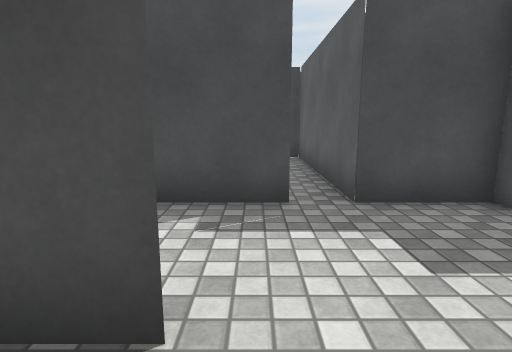
View 1 (above)

24 first-person views from a walk through a Unity game level. The camera is 1.2 m above the floor, tilts 10° down and sees 80° across. The floor is counted in squares, 1 m on a side. Each view is taken from the middle of a square. On the plan, view 1 faces up. The plan holds only what a view shows up to about 13 squares ahead; the rest is blank. The place goes on beyond the plan. Door leaves are left out, so doorways stand open. Surface patterns are stand-ins for the level's own textures.

View 2
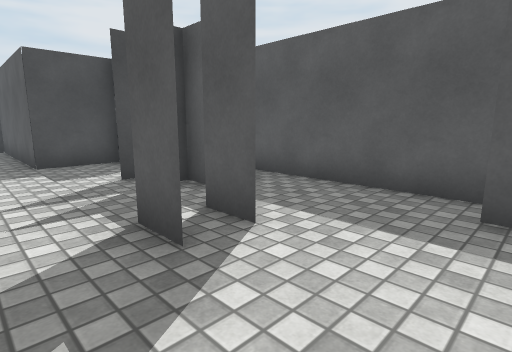

View 3
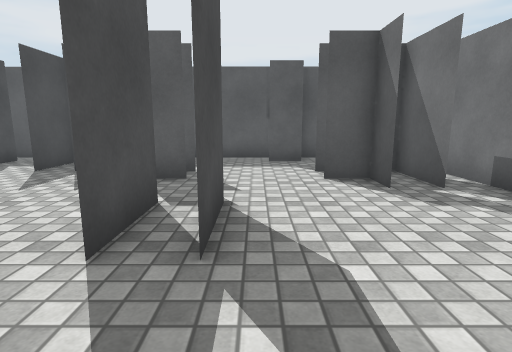

View 4
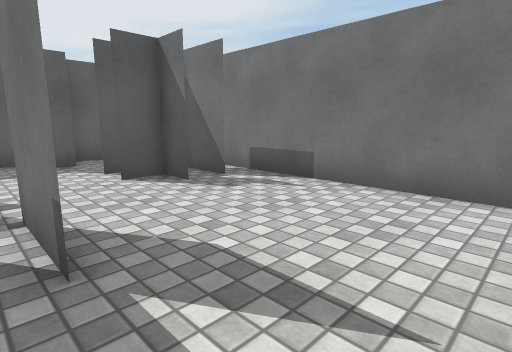

View 5
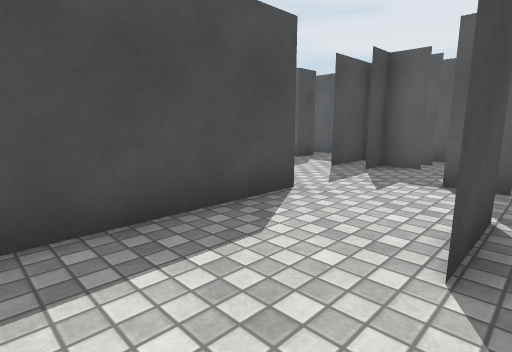

View 6
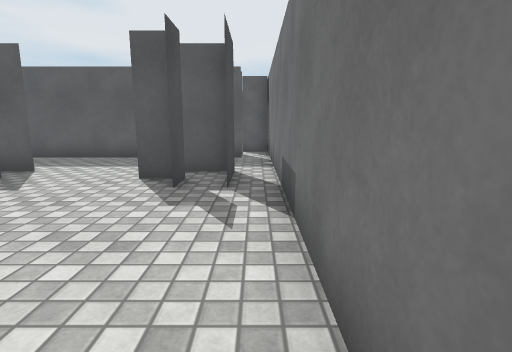

View 7
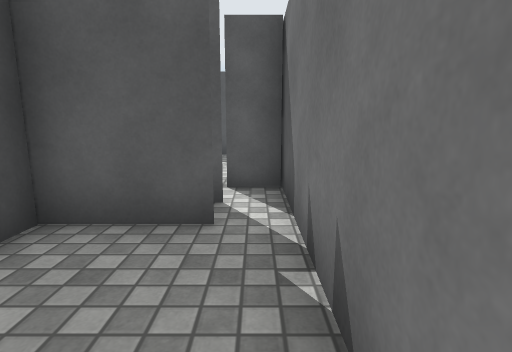

View 8
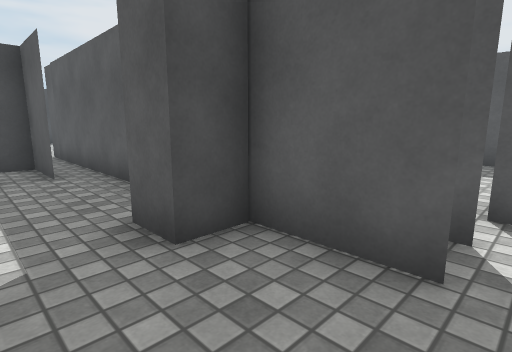

View 9
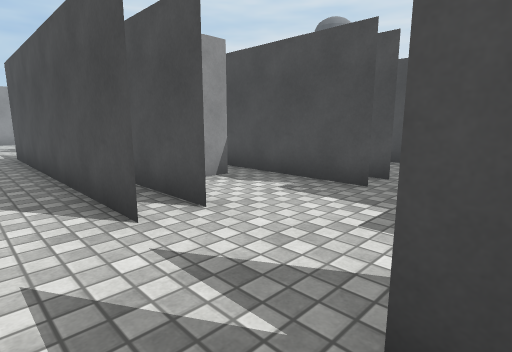

View 10
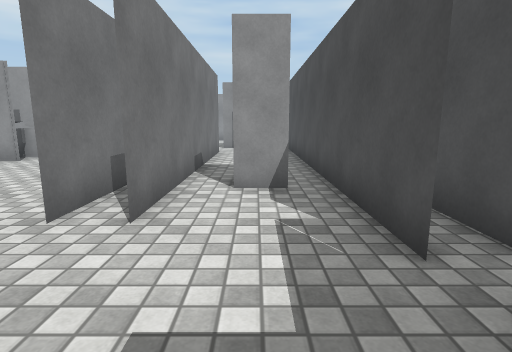

View 11
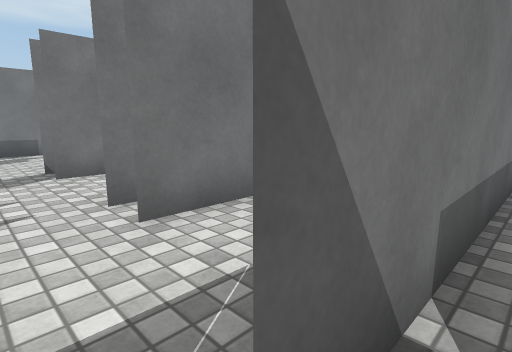

View 12
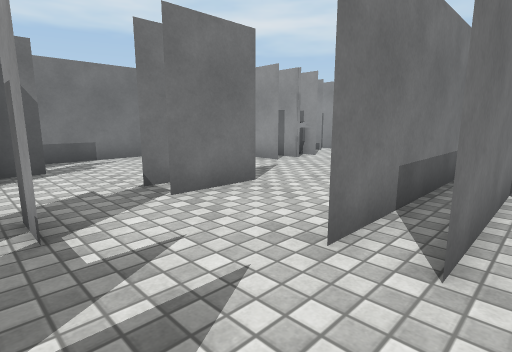

View 13
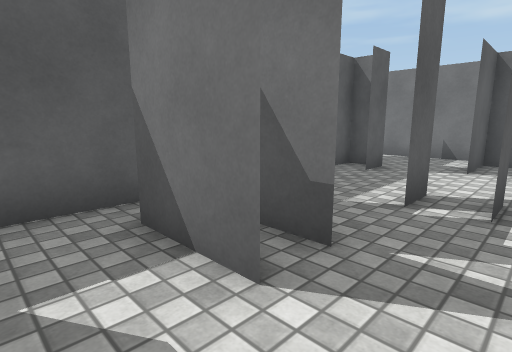

View 14
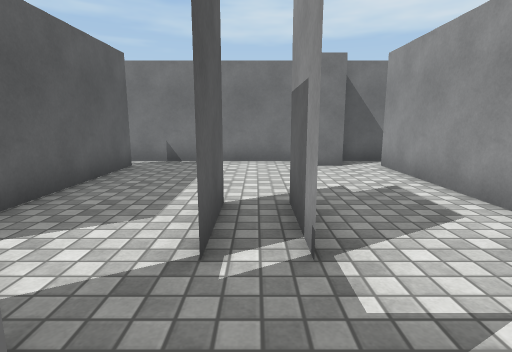

View 15
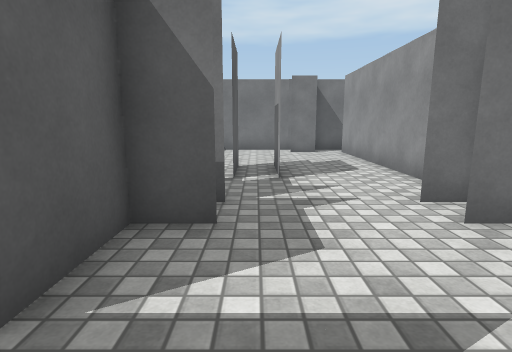

View 16
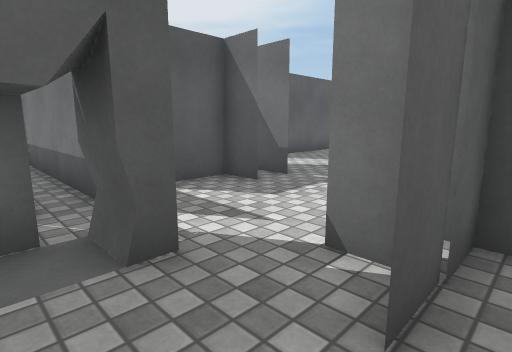

View 17
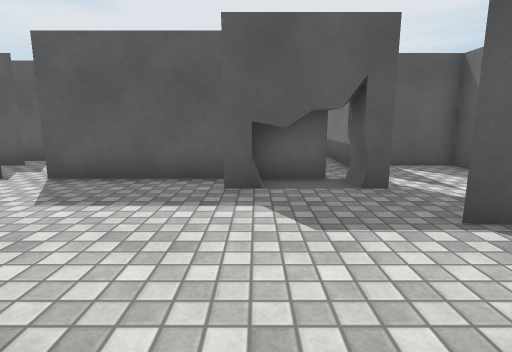

View 18
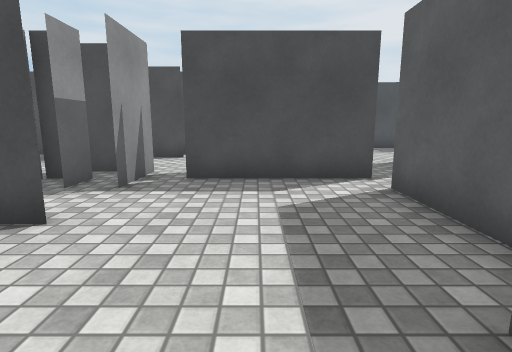

View 19
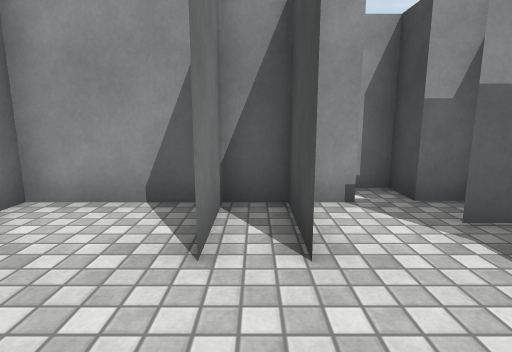

View 20
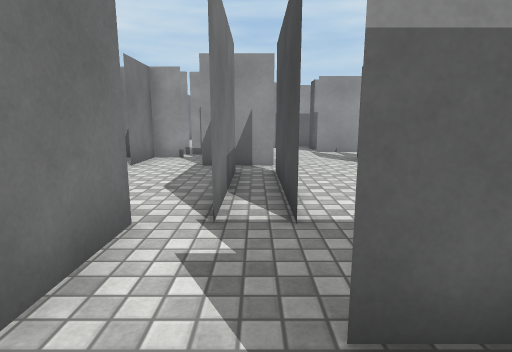

View 21
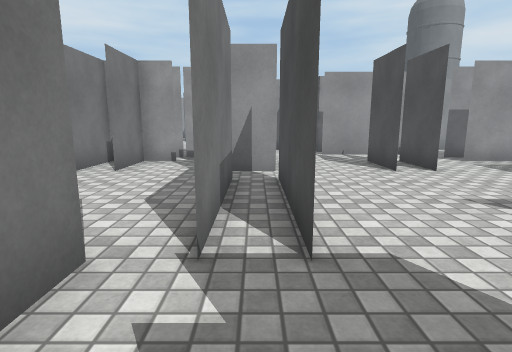

View 22
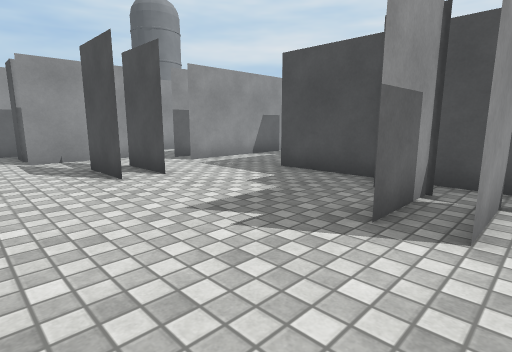

View 23
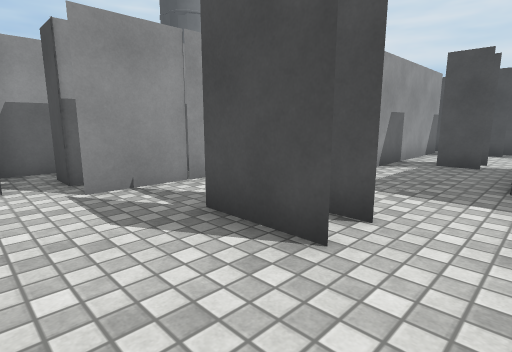

View 24
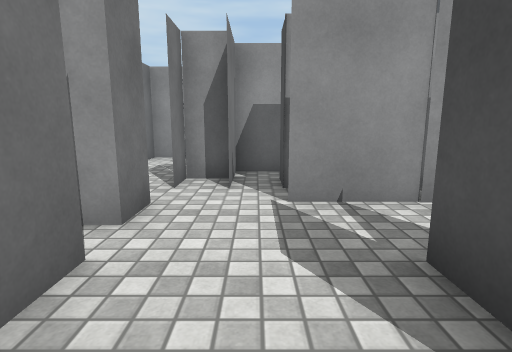

### Floor plan
Key: @ floor where view 1 was taken; # wall or solid block; . floor; O other object.
Columns run from 5 left of view 1 to 17 right of it. Each row starts with its distance up from view 1.
 29        # O#
 28        # O#
 27        #...
 26        #...
 25        #.O.
 24        #.O.
 23        #...
 22        #...
 21        #...#####
 20       ##......O..
 19        .......##..
 18      # .......##..
 17     ##..##........
 16    ###..  .......
 15    ##............
 14    #.............##
 13  .....OO##.####....
 12 #...   O##.####...
 11 #    OOO......###
 10       ##...... #
  9     ##.###.... #
  8       .###....##
  7      ..#......O#
  6      ..#......O#
  5 ######.##O....O.
  4 ######.. O###...#######
  3  OO....... ##....#
  2 ...........#.....#
  1 #####...##.##...##
  0 #####@..#####...##
 -1 .......... #......
 -2 .......... #..##..
 -3 ...##..... #..##.. #
 -4 ...##.....##...... #
 -5 .........OO#...... #
 -6 ......##..##...... #
 -7 ......##.. #.O.... #
 -8 .............O......
 -9 ####################

Where each view was taken, in squares from view 1:
view 1: 0 up, 0 right, facing up
view 2: 5 down, 0 right, facing up-right
view 3: 4 down, 5 left, facing right
view 4: 3 down, 5 left, facing down-right
view 5: 3 down, 5 left, facing up-right
view 6: 8 down, 5 left, facing right
view 7: 8 down, 2 right, facing right
view 8: 8 down, 3 right, facing up-right
view 9: 1 down, 3 right, facing up-left
view 10: 3 up, 3 right, facing left
view 11: 5 up, 1 right, facing down-left
view 12: 2 up, 2 right, facing down-left
view 13: 3 up, 1 right, facing down-right
view 14: 1 up, 10 right, facing down
view 15: 5 up, 10 right, facing down
view 16: 6 up, 6 right, facing down-right
view 17: 7 up, 3 right, facing right
view 18: 6 up, 7 right, facing up
view 19: 9 up, 7 right, facing left
view 20: 13 up, 13 right, facing left
view 21: 13 up, 12 right, facing left
view 22: 14 up, 11 right, facing up-left
view 23: 14 up, 6 right, facing up-left
view 24: 15 up, 5 right, facing left
